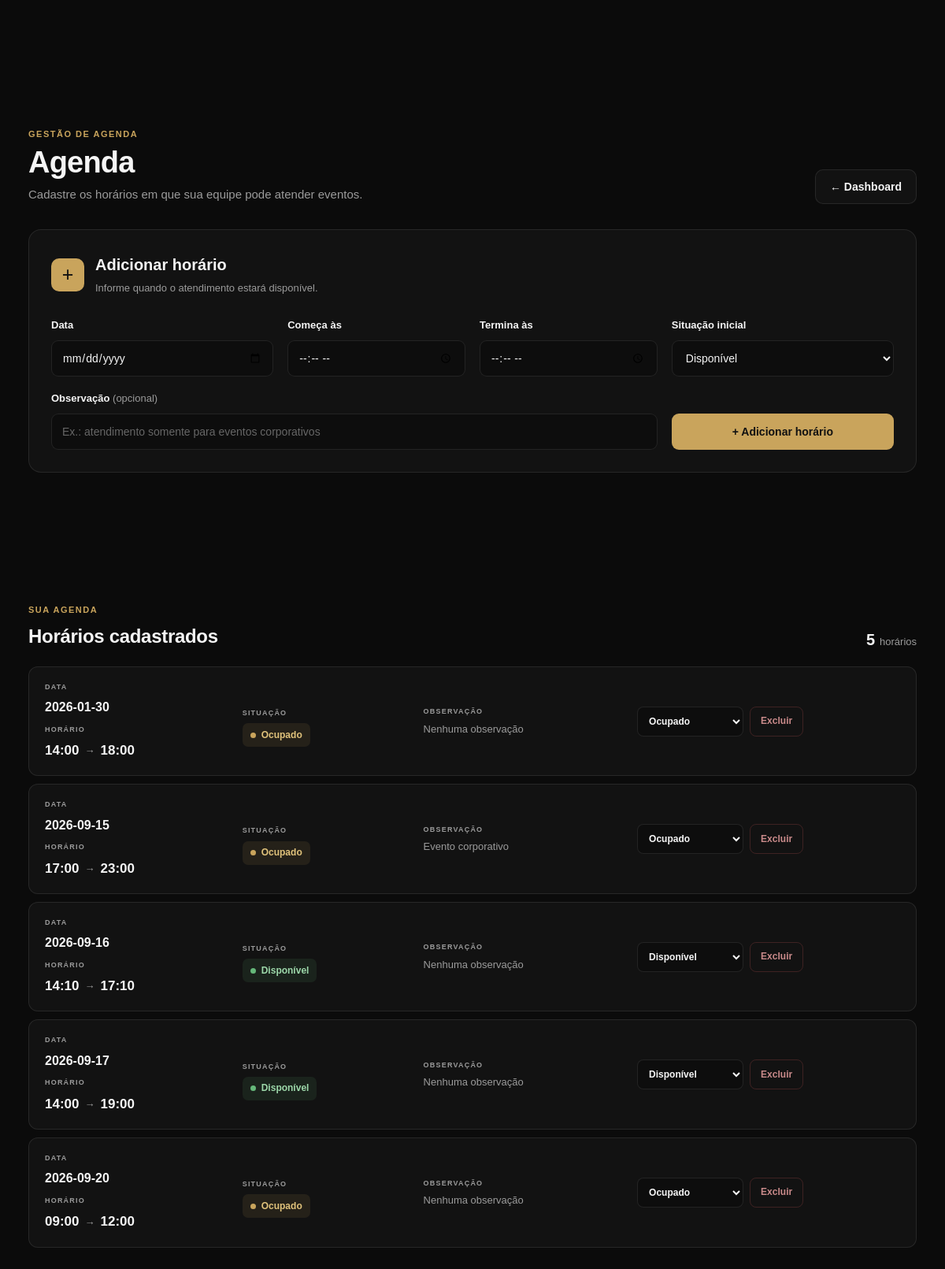
The page /admin/agenda/ (signed in) on the database as committed earlier.
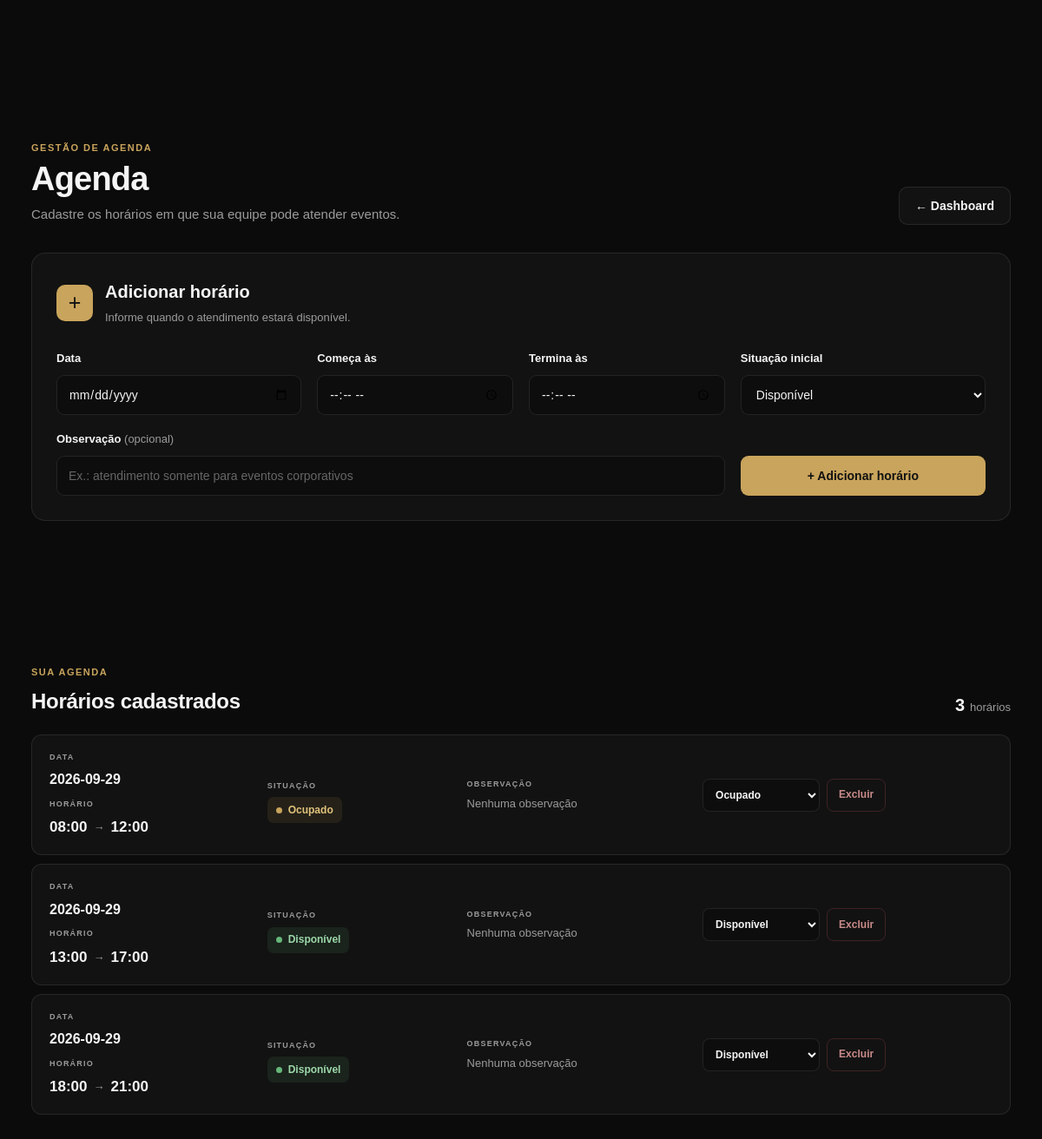
The same page on the database as committed later.
### tables this page shows
CREATE TABLE availability (
            id INTEGER PRIMARY KEY AUTOINCREMENT,
            date TEXT NOT NULL,
            start_time TEXT NOT NULL,
            end_time TEXT NOT NULL,
            status TEXT NOT NULL DEFAULT 'AVAILABLE',
            notes TEXT,
            created_at TIMESTAMP DEFAULT CURRENT_TIMESTAMP,
            updated_at TIMESTAMP DEFAULT CURRENT_TIMESTAMP
        );

### routes/agenda.py (the view)
@agenda_bp.route("/")
@login_required
def agenda():
    connection = get_connection()
    slots = connection.execute("""
        SELECT *
        FROM availability
        WHERE status != 'DELETED'
        ORDER BY date ASC, start_time ASC
    """).fetchall()
    connection.close()
    return render_template(
        "admin/agenda.html",
        slots=slots,
        status_labels=STATUS_LABELS
    )

### auth_utils.py (called while the page is built, shortened)
def login_required(view):
    @wraps(view)
    def wrapped_view(*args, **kwargs):
        return view(*args, **kwargs)
    return wrapped_view

### database/database.py (called while the page is built)
def get_connection():
    connection = sqlite3.connect(DATABASE)
    connection.row_factory = sqlite3.Row
    return connection

### templates/admin/agenda.html (shortened to what the changed rows need)
{% extends "base.html" %}
{% block extra_css %}
<link rel="stylesheet" href="{{ url_for('static', filename='css/admin.css') }}">
{% endblock %}
{% block content %}
<section class="agenda-page">
    <div class="admin-container">
        <header class="agenda-header-simple">
            <div>
                <h1>
                    Agenda
                </h1>
            </div>
        </header>
        <section class="agenda-add-card">
            <div class="agenda-section-title">
                <div>
                    <h2>
                        Adicionar horário
                    </h2>
                </div>
            </div>
        </section>
        <section class="agenda-list-section">
            <div class="agenda-list-heading">
                <div>
                    <h2>
                        Horários cadastrados
                    </h2>
                </div>
                <div class="agenda-total">
                    <strong>
                        {{ slots|length }}
                    </strong>
                    <span>
                        {% if slots|length == 1 %}
                        horário
                        {% else %}
                        horários
                        {% endif %}
                    </span>
                </div>
            </div>
            {% if slots %}
            <div class="agenda-slots">
                {% for slot in slots %}
                <article class="agenda-slot-card" data-slot-id="{{ slot['id'] }}">
                    <div class="agenda-slot-main">
                        <div class="agenda-slot-date">
                            <span class="agenda-slot-label">
                                DATA
                            </span>
                            <strong>
                                {{ slot["date"] }}
                            </strong>
                        </div>
                        <div class="agenda-slot-time">
                            <span class="agenda-slot-label">
                                HORÁRIO
                            </span>
                            <strong>
                                {{ slot["start_time"] }}
                                <span>→</span>
                                {{ slot["end_time"] }}
                            </strong>
                        </div>
                    </div>
                    <div class="agenda-slot-status">
                        <span class="agenda-slot-label">
                            SITUAÇÃO
                        </span>
                        {% if slot["status"] == "AVAILABLE" %}
                        <span class="agenda-status-badge available">
                            <span class="agenda-status-dot"></span>
                            Disponível
                        </span>
                        {% elif slot["status"] == "BOOKED" %}
                        <span class="agenda-status-badge booked">
                            <span class="agenda-status-dot"></span>
                            Ocupado
                        </span>
                        {% elif slot["status"] == "BLOCKED" %}
                        <span class="agenda-status-badge blocked">
                            <span class="agenda-status-dot"></span>
                            Bloqueado
                        </span>
                        {% elif slot["status"] == "DELETED" %}
                        <span class="agenda-status-badge deleted">
                            <span class="agenda-status-dot"></span>
                            Excluído
                        </span>
                        {% endif %}
                    </div>
                    <div class="agenda-slot-note">
                        <span class="agenda-slot-label">
                            OBSERVAÇÃO
                        </span>
                        <p>
                            {% if slot["notes"] %}
                            {{ slot["notes"] }}
                            {% else %}
                            Nenhuma observação
                            {% endif %}
                        </p>
                    </div>
                    <div class="agenda-slot-actions">
                        <form method="POST" action="{{ url_for(
                                'agenda.update_status',
                                slot_id=slot['id']
                            ) }}" class="agenda-status-form" data-slot-id="{{ slot['id'] }}"
                            data-current-status="{{ slot['status'] }}">
                            <select id="status-{{ slot['id'] }}" name="status" class="agenda-status-select">
                                <option value="AVAILABLE" {% if slot["status"]=="AVAILABLE" %} selected {% endif %}>
                                    Disponível
                                </option>
                                <option value="BOOKED" {% if slot["status"]=="BOOKED" %} selected {% endif %}>
                                    Ocupado
                                </option>
                            </select>
                        </form>
                        <form method="POST" action="{{ url_for(
        'agenda.delete_slot',
        slot_id=slot['id']
    ) }}" class="agenda-delete-form" data-slot-id="{{ slot['id'] }}" data-slot-date="{{ slot['date'] }}"
                            data-slot-start="{{ slot['start_time'] }}" data-slot-end="{{ slot['end_time'] }}">
                            <button type="submit" class="agenda-delete-button">
                                Excluir
                            </button>
                        </form>
                    </div>
                </article>
                {% endfor %}
            </div>
            {% endif %}
        </section>
    </div>
</section>
{% endblock %}

Rows that differ between the two databases and show on the page:
removed availability: date "2026-01-30", start_time "14:00", end_time "18:00", shows "Ocupado", notes "Nenhuma observação", status "Ocupado"
removed availability: date "2026-09-15", start_time "17:00", end_time "23:00", shows "Ocupado", notes "Evento corporativo", status "Ocupado"
removed availability: date "2026-09-16", start_time "14:10", end_time "17:10", shows "Disponível", notes "Nenhuma observação", status "Disponível"
removed availability: date "2026-09-17", start_time "14:00", end_time "19:00", shows "Disponível", notes "Nenhuma observação", status "Disponível"
removed availability: date "2026-09-20", start_time "09:00", end_time "12:00", shows "Ocupado", notes "Nenhuma observação", status "Ocupado"
added availability: date "2026-09-29", start_time "08:00", end_time "12:00", shows "Ocupado", notes "Nenhuma observação", status "Ocupado"
added availability: date "2026-09-29", start_time "13:00", end_time "17:00", shows "Disponível", notes "Nenhuma observação", status "Disponível"
added availability: date "2026-09-29", start_time "18:00", end_time "21:00", shows "Disponível", notes "Nenhuma observação", status "Disponível"
Other text that changed with them:
{{ slots|length }}: "5" → "3"
